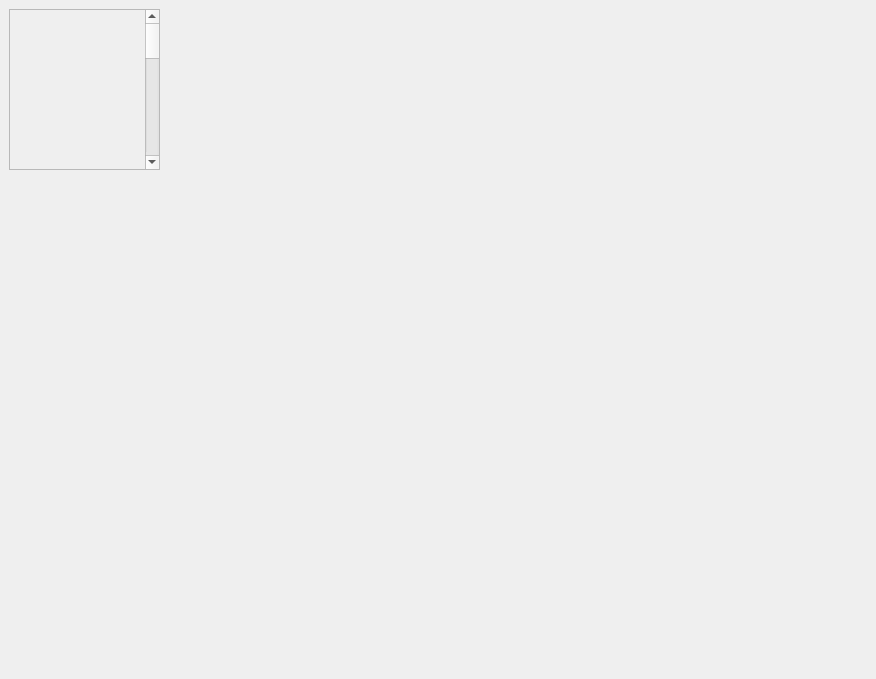
<?xml version="1.0" encoding="UTF-8"?>
<ui version="4.0">
 <class>display</class>
 <widget class="QWidget" name="display">
  <property name="geometry">
   <rect>
    <x>0</x>
    <y>0</y>
    <width>876</width>
    <height>679</height>
   </rect>
  </property>
  <property name="windowTitle">
   <string>Form</string>
  </property>
  <widget class="QScrollArea" name="scrollArea">
   <property name="geometry">
    <rect>
     <x>9</x>
     <y>9</y>
     <width>151</width>
     <height>161</height>
    </rect>
   </property>
   <property name="horizontalScrollBarPolicy">
    <enum>Qt::ScrollBarAlwaysOff</enum>
   </property>
   <property name="widgetResizable">
    <bool>true</bool>
   </property>
   <widget class="QWidget" name="scrollAreaWidgetContents_3">
    <property name="geometry">
     <rect>
      <x>0</x>
      <y>0</y>
      <width>1000</width>
      <height>600</height>
     </rect>
    </property>
    <property name="minimumSize">
     <size>
      <width>1000</width>
      <height>600</height>
     </size>
    </property>
    <widget class="QWidget" name="layoutWidget_5">
     <property name="geometry">
      <rect>
       <x>420</x>
       <y>550</y>
       <width>221</width>
       <height>31</height>
      </rect>
     </property>
     <layout class="QHBoxLayout" name="horizontalLayout_2">
      <item>
       <widget class="QPushButton" name="pushButton_Left">
        <property name="text">
         <string>&lt;&lt;</string>
        </property>
       </widget>
      </item>
      <item>
       <widget class="QPushButton" name="pushButton_Right">
        <property name="text">
         <string>&gt;&gt;</string>
        </property>
       </widget>
      </item>
     </layout>
    </widget>
    <widget class="QWidget" name="horizontalLayoutWidget_2">
     <property name="geometry">
      <rect>
       <x>490</x>
       <y>10</y>
       <width>227</width>
       <height>81</height>
      </rect>
     </property>
     <layout class="QHBoxLayout" name="horizontalLayout_9">
      <item>
       <widget class="QComboBox" name="comboBox_SortBy">
        <item>
         <property name="text">
          <string>Sort By:</string>
         </property>
        </item>
        <item>
         <property name="text">
          <string>Best Match</string>
         </property>
        </item>
        <item>
         <property name="text">
          <string>Distance (from lowest to highest)</string>
         </property>
        </item>
        <item>
         <property name="text">
          <string>Distance (from highest to lowest)</string>
         </property>
        </item>
        <item>
         <property name="text">
          <string/>
         </property>
        </item>
       </widget>
      </item>
     </layout>
    </widget>
    <widget class="QWidget" name="layoutWidget_6">
     <property name="geometry">
      <rect>
       <x>30</x>
       <y>170</y>
       <width>161</width>
       <height>341</height>
      </rect>
     </property>
     <layout class="QVBoxLayout" name="verticalLayout">
      <item>
       <widget class="QComboBox" name="combobox_Breeds">
        <item>
         <property name="text">
          <string>Breeds</string>
         </property>
        </item>
       </widget>
      </item>
      <item>
       <widget class="QComboBox" name="combobox_Age">
        <item>
         <property name="text">
          <string>Age</string>
         </property>
        </item>
       </widget>
      </item>
      <item>
       <widget class="QComboBox" name="comboBox_Gender">
        <item>
         <property name="text">
          <string>Gender</string>
         </property>
        </item>
        <item>
         <property name="text">
          <string>New Item</string>
         </property>
        </item>
       </widget>
      </item>
      <item>
       <widget class="QComboBox" name="comboBox_Size">
        <item>
         <property name="text">
          <string>Size</string>
         </property>
        </item>
       </widget>
      </item>
      <item>
       <widget class="QComboBox" name="comboBox_Color">
        <item>
         <property name="text">
          <string>Color</string>
         </property>
        </item>
       </widget>
      </item>
      <item>
       <widget class="QComboBox" name="comboBox_CoatLength">
        <item>
         <property name="text">
          <string>Coat length</string>
         </property>
        </item>
       </widget>
      </item>
      <item>
       <widget class="QComboBox" name="comboBox_activeLevel">
        <item>
         <property name="text">
          <string>Active level</string>
         </property>
        </item>
       </widget>
      </item>
      <item>
       <widget class="QLineEdit" name="lineEdit_SearchText"/>
      </item>
     </layout>
    </widget>
   </widget>
  </widget>
 </widget>
 <resources/>
 <connections/>
</ui>
